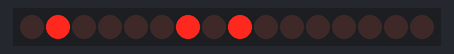
Simulated run of this sketch. Board: Arduino Uno, built with avr-gcc and run on an emulated ATmega328P. On the bench: 16 shift-register outputs drawn as a row of LEDs (first output left, lit = HIGH). Wiring (inferred from the names in the program): 2 × shift register (74HC595): data pin 8; shift clock pin 10; latch pin 9. Wiring (inferred from the signals the program sends): row of LEDs: on Q0, Q1, Q2, Q3, Q4, Q5, Q6, Q7, Q8, Q9, Q10, Q11, Q12, Q13, Q14, Q15. The local clock reads 2024-03-15 10:24:30 at power-on unless the sketch sets it.

Above: at 0.1 s.
At 30.1 s:
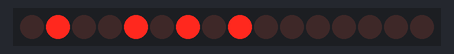
At 90.1 s:
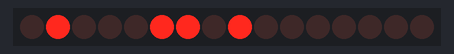
Timing chart, 0 to 91.6 s (numbered marks = the images above):
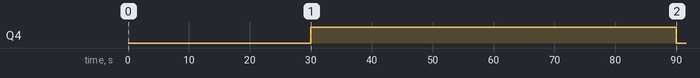

The sketch:

Nixie_Clock.ino
```cpp
#include <virtuabotixRTC.h>

const int clk = 5;
const int dat = 6;
const int rst = 7;
virtuabotixRTC myRTC(clk, dat, rst);

//ABCD for NIXIE Tubes
//0 = 0000
//1 = 1000
//2 = 0100
//3 = 1100
//4 = 0010
//5 = 1010
//6 = 0110
//7 = 1110
//8 = 0001
//9 = 1001

int latchPin = 9;
int clockPin = 10;
int dataPin = 8;
byte input1;
byte input2;
const byte minuTens[6] = {0b00000000,0b10000000,0b01000000,0b11000000,0b00100000,0b10100000};
const byte minuOnes[10] = {0b00000000,0b00001000,0b00000100,0b00001100,0b00000010,0b00001010,0b00000110,0b00001110,0b00000001,0b00001001};
const byte hourTens[3] = {0b00000000,0b10000000,0b01000000};
const byte hourOnes[10] = {0b00000000,0b00001000,0b00000100,0b00001100,0b00000010,0b00001010,0b00000110,0b00001110,0b00000001,0b00001001};
String minuTensHolder;
String minuOnesHolder;
String hourTensHolder;
String hourOnesHolder;
int minutes;
int hours;
String mins;
String hos;
int a;
int b;
int c;
int d;
const String leadingZero = "0";

void setup()
{
  Serial.begin(9600);
  pinMode(latchPin, OUTPUT);
  pinMode(clockPin, OUTPUT);
  pinMode(dataPin, OUTPUT);
  //myRTC.setDS1302Time(00, 58, 23, 3, 10, 5, 2016);
}

void loop()
{
  myRTC.updateTime();
  minutes = myRTC.minutes;
  hours = myRTC.hours;
  if (minutes<10)
  {
    mins = String(leadingZero + minutes);
  }
  else
  {
    mins = String(minutes);
  }

  if (hours<10)
  {
    hos = String(leadingZero + hours);
  }
  else
  {
    hos = String(hours);
  }

  minuTensHolder = mins[0];
  minuOnesHolder = mins[1];
  hourTensHolder = hos[0];
  hourOnesHolder = hos[1];
  c = minuTensHolder.toInt();
  d = minuOnesHolder.toInt();
  a = hourTensHolder.toInt();
  b = hourOnesHolder.toInt();

  input1 = minuTens[c] + minuOnes[d];
  input2 = hourTens[a] + hourOnes[b];
  updateRegister(input1, input2);

//  delay(200);
//  minutes = minutes + 1;
//  hours = hours + 1;
//  if (minutes > 59)
//  {
//    minutes = 0;
//  }
//  if (hours > 23)
//  {
//    hours = 0;
//  }
//  Serial.print(a);
//  Serial.print(b);
//  Serial.println("");
//  Serial.print(c);
//  Serial.print(d);
//  delay(200);
//  Serial.println("");
//  Serial.print(myRTC.hours);
//  Serial.print(":");
//  Serial.print(myRTC.minutes);
//  Serial.println("");

}

void updateRegister(byte input1, byte input2)
{
  digitalWrite(latchPin, LOW);
  shiftOut(dataPin, clockPin, LSBFIRST, input2);
  shiftOut(dataPin, clockPin, LSBFIRST, input1);
  digitalWrite(latchPin, HIGH);
}
```

Measured:
- by itself, Q4: LOW → HIGH at 30.0 s, → LOW 60.0 s later
